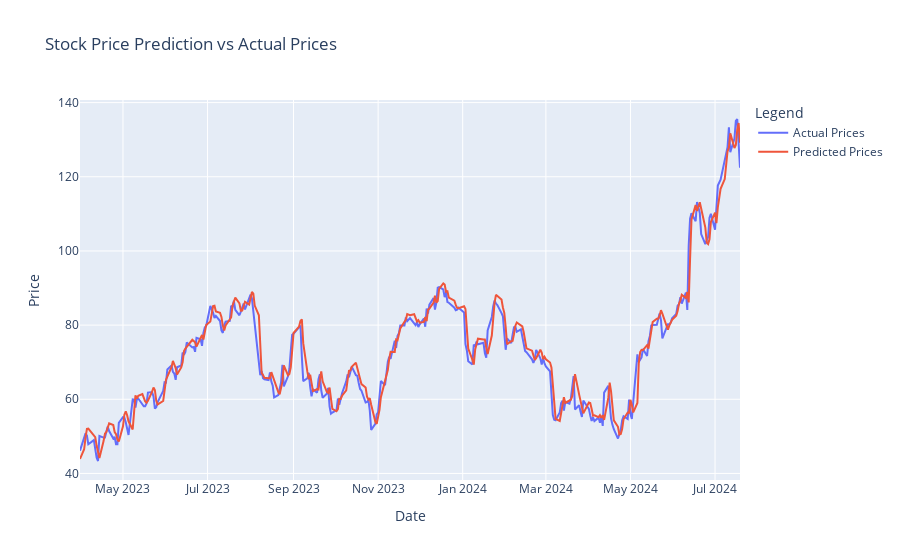

Notebook source saved alongside this figure:
### Code cell
# Load unseen data (e.g., most recent years not included in the training/validation data)
unseen_data = load_data('AAPL', '2023-01-01', '2024-07-20')
X_unseen, y_unseen, _ = prepare_data(unseen_data, look_back=look_back)

# Reshape unseen data for LSTM
X_unseen = np.reshape(X_unseen, (X_unseen.shape[0], X_unseen.shape[1], 1))

# Make predictions on the unseen data
predictions_unseen = make_predictions(model, X_unseen, scaler)

# Calculate and print metrics for unseen data
mse_unseen = mean_squared_error(scaler.inverse_transform(y_unseen.reshape(-1, 1)), predictions_unseen)
print(f'Mean Squared Error on unseen data: {mse_unseen}')

# Create a DataFrame for plotting unseen results
dates_unseen = unseen_data.index[-len(X_unseen):]  # Use dates corresponding to unseen data
y_unseen = scaler.inverse_transform(y_unseen.reshape(-1, 1)).flatten()
predictions_unseen = predictions_unseen.flatten()

# Plot unseen predictions
plot_predictions(dates_unseen, y_unseen, predictions_unseen)

### Figure 1 — Plotly figure (JSON) as saved in the notebook; plotly's stock layout.template omitted (floating-point values rounded to 4 significant figures; data arrays with more than 128 entries replaced by an {"elided": "..."} marker saying what was removed)
{"data": [{"mode": "lines", "name": "Actual Prices", "type": "scatter", "x": {"elided": "327 str values"}, "y": {"elided": "327 float values"}}, {"mode": "lines", "name": "Predicted Prices", "type": "scatter", "x": {"elided": "327 str values"}, "y": {"elided": "327 float values"}}], "layout": {"legend": {"title": {"text": "Legend"}}, "title": {"text": "Stock Price Prediction vs Actual Prices"}, "xaxis": {"title": {"text": "Date"}}, "yaxis": {"title": {"text": "Price"}}}}
